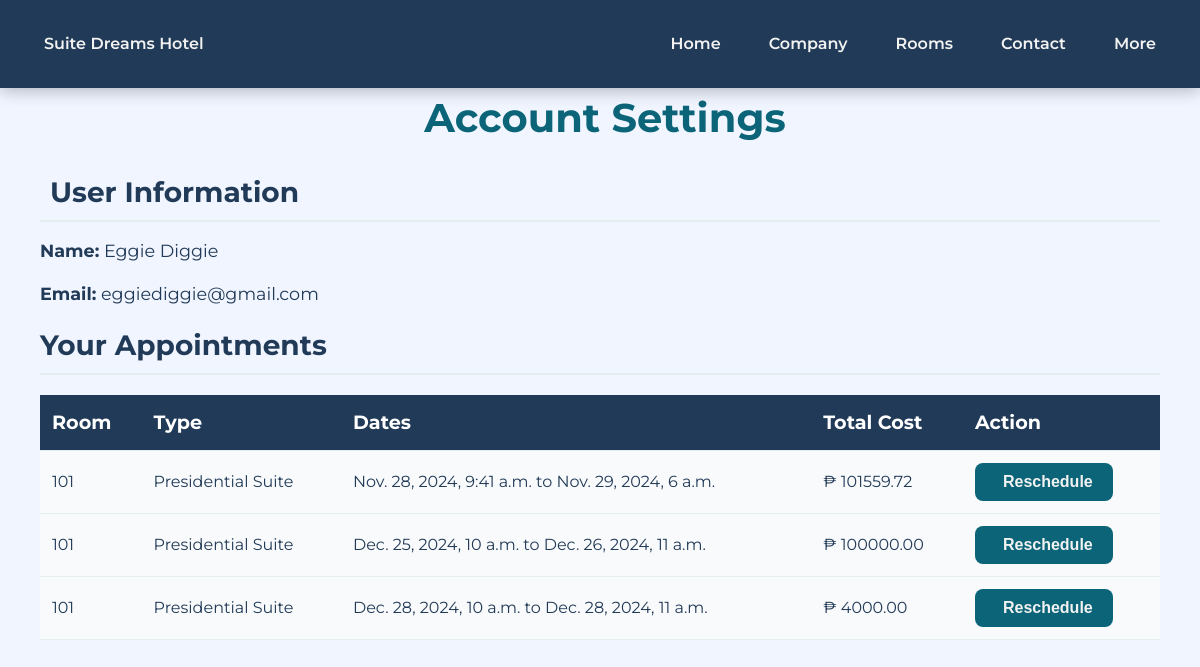
The app's page /account_settings/ (signed in) with its own data.
### app/models.py (models this page shows, shortened)
class User(models.Model):
    name = models.CharField(max_length=30, null=True, blank=True)
    username = models.CharField(max_length=150, unique=True, default='')
    email = models.EmailField(unique=True)
    password = models.CharField(max_length=128)
    created_at = models.DateTimeField(auto_now_add=True)

class Appointment(models.Model):
    user = models.ForeignKey(User, on_delete=models.CASCADE)
    room = models.ForeignKey(Room, on_delete=models.CASCADE)
    start_date = models.DateTimeField()
    end_date = models.DateTimeField()
    created_at = models.DateTimeField(auto_now_add=True)
    @property
    def total_cost(self):
        return self.calculate_total_cost()
    def calculate_total_cost(self):
        total_hours = (self.end_date - self.start_date).total_seconds() / 3600.0
        if total_hours < 0:
            return Decimal('0.00')
        total_cost = Decimal(total_hours) * self.room.price_per_hour
        applicable_offer = SpecialOffer.objects.filter(
            room=self.room,
            start_date__lte=self.start_date,
            end_date__gte=self.end_date
        ).first()
        if applicable_offer:
            discount_amount = total_cost * (applicable_offer.discount_percentage / Decimal('100'))
            total_cost -= discount_amount
        return total_cost

class Room(models.Model):
    room_number = models.CharField(max_length=10, unique=True)
    room_type = models.CharField(max_length=30)
    capacity = models.CharField(max_length=30)
    price_per_hour = models.DecimalField(max_digits=10, decimal_places=2)
    class Meta:
        ordering = ['room_number']

class SpecialOffer(models.Model):
    room = models.ManyToManyField(Room)
    discount_percentage = models.DecimalField(max_digits=5, decimal_places=2)
    start_date = models.DateTimeField()
    end_date = models.DateTimeField()
    description = models.TextField()

### app/views.py (the view)
# urls.py: path('account_settings/', account_settings, name='account_settings'),
def account_settings(request):
    if 'user_id' not in request.session:
        return redirect('login')
    user_id = request.session['user_id']
    try:
        user = User.objects.get(id=user_id)
    except User.DoesNotExist:
        raise Http404("User does not exist")
    appointments = Appointment.objects.filter(user=user)
    return render(request, 'app/account_settings.html', {
        'user': user,
        'appointments': appointments
    })

### app/templates/app/account_settings.html (shortened to what this page needs)
<!DOCTYPE html>
{% load static %}
<html lang="en">
<head>
    <link href="https://cdn.jsdelivr.net/npm/remixicon@3.2.0/fonts/remixicon.css" rel="stylesheet">
    <link rel="stylesheet" href="{% static '/css/account_settings.css' %}">
</head>
<body>
    {% include 'app/navbar.html' %}
    <div class="container">
        <h1> Account Settings</h1>
        <div class="user-info">
            <h2> User Information</h2>
            <p><strong>Name:</strong> {{ user.name }}</p>
            <p><strong>Email:</strong> {{ user.email }}</p>
        </div>
        <h2>Your Appointments</h2>
        {% if appointments %}
            <table class="appointments-table">
                <thead>
                    <tr>
                        <th>Room</th>
                        <th>Type</th>
                        <th>Dates</th>
                        <th>Total Cost</th>
                        <th>Action</th>
                    </tr>
                </thead>
                <tbody>
                    {% for appointment in appointments %}
                        <tr>
                            <td>{{ appointment.room.room_number }}</td>
                            <td>{{ appointment.room.room_type  }}</td>
                            <td>{{ appointment.start_date }} to {{ appointment.end_date }}</td>
                            <td>₱ {{ appointment.total_cost|floatformat:2 }}</td>
                            <td class="action-cell">
                                <form method="post" action="{% url 'edit_appointment' appointment.id %}">
                                    <button type="submit" class="btn-reschedule">
                                         Reschedule
                                    </button>
                                </form>
                            </td>
                        </tr>
                    {% endfor %}
                </tbody>
            </table>
        {% else %}
            <p>You have no appointments yet.</p>
        {% endif %}
    </div>
</body>
</html>

### static/css/account_settings.css (style rules this page uses)
:root { --primary-color: #213A57; --primary-color-dark: #0B6477; --white: #F2F2F2; --body-color: hsl(220, 100%, 97%); --body-font: "Montserrat", sans-serif; }
body { font-family: var(--body-font); background-color: var(--body-color); color: var(--primary-color); margin: 0; line-height: 1.6; padding-top: 80px; }
h1 { color: var(--primary-color-dark); font-size: 2.5rem; margin-top: 30px; margin-bottom: 20px; text-align: center; }
h2 { color: var(--primary-color); font-size: 1.75rem; margin-bottom: 15px; border-bottom: 2px solid #E4EEF1; padding-bottom: 5px; }
p { margin-bottom: 15px; font-size: 1.1rem; }
.user-info p { font-size: 1.1rem; }
.appointments-table { width: 100%; border-collapse: collapse; margin-top: 20px; }
.appointments-table th, .appointments-table td { padding: 12px; text-align: left; border-bottom: 1px solid #E4EEF1; }
.appointments-table th { background-color: var(--primary-color); color: #fff; font-size: 1.2rem; }
.appointments-table td { background-color: #F9FAFB; }
.action-cell { text-align: right; }
.btn-reschedule { background-color: var(--primary-color-dark); color: var(--white); border: none; padding: 10px 20px; border-radius: 8px; cursor: pointer; font-size: 1rem; font-weight: 600; transition: background-color 0.3s ease; display: flex; align-items: center; }

### static/css/navbar.css (style rules this page uses)
:root { --header-height: 3.5rem; --main-color: #213A57; --light-color: #0B6477; --hover-color: #80ED99; --white-color: #F2F2F2; --body-color: hsl(220, 100%, 97%); --body-font: "Montserrat", sans-serif; --normal-font-size: .938rem; --font-regular: 400; --font-semi-bold: 600; --z-tooltip: 10; --z-fixed: 100; }
* { box-sizing: border-box; padding: 0; margin: 0; }
body { font-family: var(--body-font); font-size: var(--normal-font-size); background-color: var(--body-color); padding-top: var(--header-height); }
.container { max-width: 1120px; margin-inline: 1.5rem; }
@media screen and (min-width: 1024px) { :root { --normal-font-size: 1rem; } }
@media screen and (min-width: 1118px) { .container { margin-inline: auto; } }

### records on screen
User: name "Eggie Diggie", email "eggiediggie@gmail.com"
Appointment: room.room_number "101", room.room_type "Presidential Suite", start_date "Nov. 28, 2024, 9:41 a.m.", end_date "Nov. 29, 2024, 6 a.m.", total_cost "101559.72"
Appointment: room.room_number "101", room.room_type "Presidential Suite", start_date "Dec. 25, 2024, 10 a.m.", end_date "Dec. 26, 2024, 11 a.m.", total_cost "100000.00"
Appointment: room.room_number "101", room.room_type "Presidential Suite", start_date "Dec. 28, 2024, 10 a.m.", end_date "Dec. 28, 2024, 11 a.m.", total_cost "4000.00"
